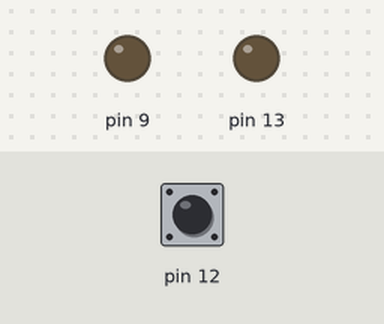
This sketch was run on a simulated Arduino Uno, built with avr-gcc and run on an emulated ATmega328P. Parts: output pins drawn as LEDs (lit = HIGH). Inputs (shaded band) come from the test bench; at power-on: pin 12 HIGH. The local clock reads 2024-03-15 10:24:30 at power-on unless the sketch sets it.

Above: at 1.2 s.
1.3 s: pin 12 pulled LOW for 0.15 s
At 2.1 s:
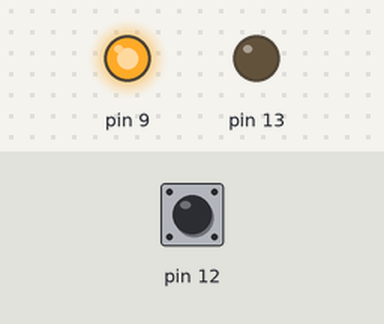
4.4 s: pin 12 pulled LOW for 1 s
8.4 s: pin 12 pulled LOW for 3.2 s
At 12.6 s:
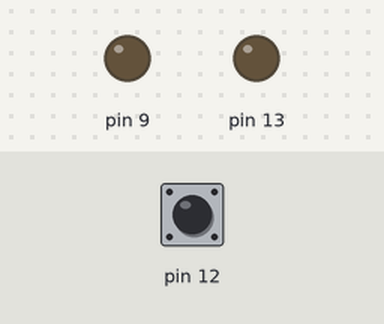
Timing chart, 0 to 14.1 s (numbered marks = the images above; inputs shaded):
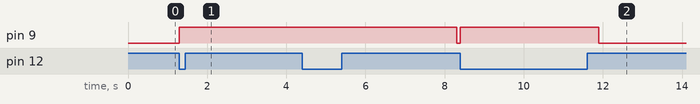

The sketch:

Garduino.ino
```cpp
#include <GarduinoSystem.h>

GarduinoSystem garduinoSystem;

void setup()
{
  garduinoSystem.on();
}

void loop()
{
  garduinoSystem.run();
}
```

Measured:
- after the input at 1.3 s, pin 9: LOW → HIGH at once
- after the input at 4.4 s, pin 9: HIGH → LOW after 3.9 s instead of 0.40 s
- after the input at 8.4 s, pin 9: LOW → HIGH at once, → LOW 3.5 s later
